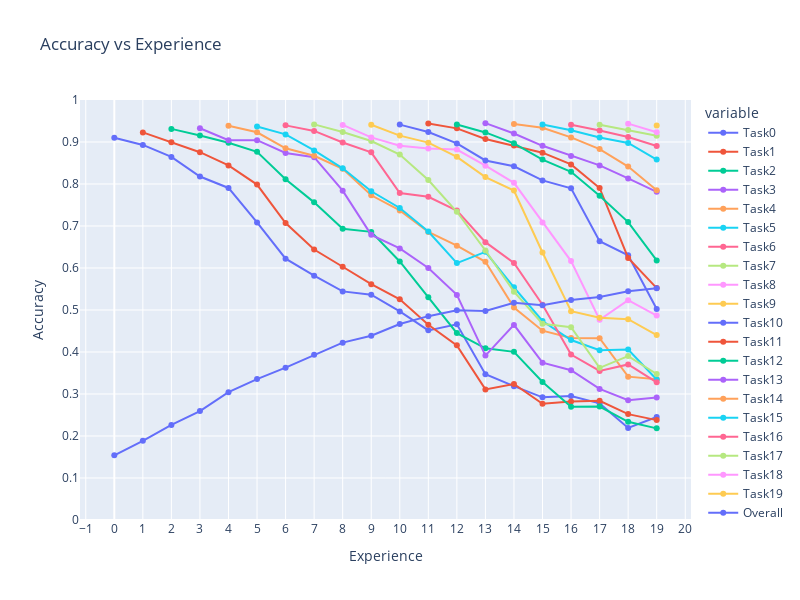

The notebook cell saved with this chart:
### Code cell
# replace with nan noisy metrics
for i in range(20):
    naive_20_classes["accuracies"][f"Task{i}"][:i] = [np.nan] * i

# plotly plot
fig = px.line(
    pd.DataFrame(naive_20_classes["accuracies"]),
    title="Accuracy vs Experience",
    labels=dict(index="Experience", value="Accuracy"),
    width=800,
    height=600,
    range_y=[0, 1],
    markers=True,
)
fig.update_layout(
    xaxis=dict(tickmode="linear", tick0=0, dtick=1),
    yaxis=dict(tickmode="linear", tick0=0, dtick=0.1),
)
fig.show()

### Figure 1 — Plotly figure (JSON) as saved in the notebook; plotly's stock layout.template omitted (floating-point values rounded to 4 significant figures)
{"data": [{"hovertemplate": "variable=Task0<br>Experience=%{x}<br>Accuracy=%{y}<extra></extra>", "legendgroup": "Task0", "line": {"color": "#636efa", "dash": "solid"}, "marker": {"symbol": "circle"}, "mode": "lines+markers", "name": "Task0", "orientation": "v", "showlegend": true, "type": "scatter", "x": [0, 1, 2, 3, 4, 5, 6, 7, 8, 9, 10, 11, 12, 13, 14, 15, 16, 17, 18, 19], "xaxis": "x", "y": [0.9101, 0.893, 0.8645, 0.8178, 0.7906, 0.7086, 0.6222, 0.5817, 0.5443, 0.5363, 0.4967, 0.4515, 0.4659, 0.347, 0.3186, 0.2921, 0.2953, 0.2777, 0.2192, 0.2453], "yaxis": "y"}, {"hovertemplate": "variable=Task1<br>Experience=%{x}<br>Accuracy=%{y}<extra></extra>", "legendgroup": "Task1", "line": {"color": "#EF553B", "dash": "solid"}, "marker": {"symbol": "circle"}, "mode": "lines+markers", "name": "Task1", "orientation": "v", "showlegend": true, "type": "scatter", "x": [0, 1, 2, 3, 4, 5, 6, 7, 8, 9, 10, 11, 12, 13, 14, 15, 16, 17, 18, 19], "xaxis": "x", "y": [null, 0.9228, 0.8993, 0.8757, 0.8443, 0.7986, 0.7071, 0.6439, 0.603, 0.5615, 0.5253, 0.4649, 0.4158, 0.311, 0.3237, 0.2768, 0.2819, 0.2837, 0.2521, 0.2378], "yaxis": "y"}, {"hovertemplate": "variable=Task2<br>Experience=%{x}<br>Accuracy=%{y}<extra></extra>", "legendgroup": "Task2", "line": {"color": "#00cc96", "dash": "solid"}, "marker": {"symbol": "circle"}, "mode": "lines+markers", "name": "Task2", "orientation": "v", "showlegend": true, "type": "scatter", "x": [0, 1, 2, 3, 4, 5, 6, 7, 8, 9, 10, 11, 12, 13, 14, 15, 16, 17, 18, 19], "xaxis": "x", "y": [null, null, 0.9312, 0.9157, 0.8983, 0.8765, 0.8111, 0.7563, 0.6933, 0.686, 0.6156, 0.5304, 0.445, 0.4089, 0.4004, 0.3287, 0.2695, 0.2702, 0.2338, 0.2182], "yaxis": "y"}, {"hovertemplate": "variable=Task3<br>Experience=%{x}<br>Accuracy=%{y}<extra></extra>", "legendgroup": "Task3", "line": {"color": "#ab63fa", "dash": "solid"}, "marker": {"symbol": "circle"}, "mode": "lines+markers", "name": "Task3", "orientation": "v", "showlegend": true, "type": "scatter", "x": [0, 1, 2, 3, 4, 5, 6, 7, 8, 9, 10, 11, 12, 13, 14, 15, 16, 17, 18, 19], "xaxis": "x", "y": [null, null, null, 0.9328, 0.9041, 0.9043, 0.8739, 0.8639, 0.7842, 0.6789, 0.6467, 0.6001, 0.536, 0.3915, 0.4645, 0.3746, 0.3565, 0.312, 0.2854, 0.2918], "yaxis": "y"}, {"hovertemplate": "variable=Task4<br>Experience=%{x}<br>Accuracy=%{y}<extra></extra>", "legendgroup": "Task4", "line": {"color": "#FFA15A", "dash": "solid"}, "marker": {"symbol": "circle"}, "mode": "lines+markers", "name": "Task4", "orientation": "v", "showlegend": true, "type": "scatter", "x": [0, 1, 2, 3, 4, 5, 6, 7, 8, 9, 10, 11, 12, 13, 14, 15, 16, 17, 18, 19], "xaxis": "x", "y": [null, null, null, null, 0.9388, 0.9231, 0.8849, 0.8671, 0.8363, 0.7731, 0.7371, 0.6859, 0.6531, 0.6148, 0.506, 0.4507, 0.4332, 0.433, 0.3413, 0.3349], "yaxis": "y"}, {"hovertemplate": "variable=Task5<br>Experience=%{x}<br>Accuracy=%{y}<extra></extra>", "legendgroup": "Task5", "line": {"color": "#19d3f3", "dash": "solid"}, "marker": {"symbol": "circle"}, "mode": "lines+markers", "name": "Task5", "orientation": "v", "showlegend": true, "type": "scatter", "x": [0, 1, 2, 3, 4, 5, 6, 7, 8, 9, 10, 11, 12, 13, 14, 15, 16, 17, 18, 19], "xaxis": "x", "y": [null, null, null, null, null, 0.9371, 0.9181, 0.88, 0.8374, 0.7827, 0.7429, 0.6867, 0.6117, 0.6385, 0.554, 0.4738, 0.4285, 0.4044, 0.4058, 0.3345], "yaxis": "y"}, {"hovertemplate": "variable=Task6<br>Experience=%{x}<br>Accuracy=%{y}<extra></extra>", "legendgroup": "Task6", "line": {"color": "#FF6692", "dash": "solid"}, "marker": {"symbol": "circle"}, "mode": "lines+markers", "name": "Task6", "orientation": "v", "showlegend": true, "type": "scatter", "x": [0, 1, 2, 3, 4, 5, 6, 7, 8, 9, 10, 11, 12, 13, 14, 15, 16, 17, 18, 19], "xaxis": "x", "y": [null, null, null, null, null, null, 0.9396, 0.9264, 0.8987, 0.8753, 0.7783, 0.7696, 0.7368, 0.6616, 0.6118, 0.5124, 0.3939, 0.355, 0.3704, 0.3279], "yaxis": "y"}, {"hovertemplate": "variable=Task7<br>Experience=%{x}<br>Accuracy=%{y}<extra></extra>", "legendgroup": "Task7", "line": {"color": "#B6E880", "dash": "solid"}, "marker": {"symbol": "circle"}, "mode": "lines+markers", "name": "Task7", "orientation": "v", "showlegend": true, "type": "scatter", "x": [0, 1, 2, 3, 4, 5, 6, 7, 8, 9, 10, 11, 12, 13, 14, 15, 16, 17, 18, 19], "xaxis": "x", "y": [null, null, null, null, null, null, null, 0.9419, 0.9237, 0.9024, 0.8701, 0.8095, 0.7339, 0.6416, 0.5436, 0.4673, 0.4589, 0.3623, 0.3902, 0.3476], "yaxis": "y"}, {"hovertemplate": "variable=Task8<br>Experience=%{x}<br>Accuracy=%{y}<extra></extra>", "legendgroup": "Task8", "line": {"color": "#FF97FF", "dash": "solid"}, "marker": {"symbol": "circle"}, "mode": "lines+markers", "name": "Task8", "orientation": "v", "showlegend": true, "type": "scatter", "x": [0, 1, 2, 3, 4, 5, 6, 7, 8, 9, 10, 11, 12, 13, 14, 15, 16, 17, 18, 19], "xaxis": "x", "y": [null, null, null, null, null, null, null, null, 0.9407, 0.911, 0.8913, 0.8843, 0.8821, 0.8435, 0.8027, 0.7083, 0.6165, 0.4767, 0.5235, 0.4867], "yaxis": "y"}, {"hovertemplate": "variable=Task9<br>Experience=%{x}<br>Accuracy=%{y}<extra></extra>", "legendgroup": "Task9", "line": {"color": "#FECB52", "dash": "solid"}, "marker": {"symbol": "circle"}, "mode": "lines+markers", "name": "Task9", "orientation": "v", "showlegend": true, "type": "scatter", "x": [0, 1, 2, 3, 4, 5, 6, 7, 8, 9, 10, 11, 12, 13, 14, 15, 16, 17, 18, 19], "xaxis": "x", "y": [null, null, null, null, null, null, null, null, null, 0.941, 0.9152, 0.8985, 0.8647, 0.8166, 0.7845, 0.6368, 0.4971, 0.4816, 0.478, 0.4403], "yaxis": "y"}, {"hovertemplate": "variable=Task10<br>Experience=%{x}<br>Accuracy=%{y}<extra></extra>", "legendgroup": "Task10", "line": {"color": "#636efa", "dash": "solid"}, "marker": {"symbol": "circle"}, "mode": "lines+markers", "name": "Task10", "orientation": "v", "showlegend": true, "type": "scatter", "x": [0, 1, 2, 3, 4, 5, 6, 7, 8, 9, 10, 11, 12, 13, 14, 15, 16, 17, 18, 19], "xaxis": "x", "y": [null, null, null, null, null, null, null, null, null, null, 0.9414, 0.9237, 0.8966, 0.856, 0.8423, 0.8086, 0.7896, 0.6638, 0.6302, 0.5023], "yaxis": "y"}, {"hovertemplate": "variable=Task11<br>Experience=%{x}<br>Accuracy=%{y}<extra></extra>", "legendgroup": "Task11", "line": {"color": "#EF553B", "dash": "solid"}, "marker": {"symbol": "circle"}, "mode": "lines+markers", "name": "Task11", "orientation": "v", "showlegend": true, "type": "scatter", "x": [0, 1, 2, 3, 4, 5, 6, 7, 8, 9, 10, 11, 12, 13, 14, 15, 16, 17, 18, 19], "xaxis": "x", "y": [null, null, null, null, null, null, null, null, null, null, null, 0.9439, 0.9325, 0.9072, 0.8917, 0.8746, 0.8467, 0.7905, 0.624, 0.5522], "yaxis": "y"}, {"hovertemplate": "variable=Task12<br>Experience=%{x}<br>Accuracy=%{y}<extra></extra>", "legendgroup": "Task12", "line": {"color": "#00cc96", "dash": "solid"}, "marker": {"symbol": "circle"}, "mode": "lines+markers", "name": "Task12", "orientation": "v", "showlegend": true, "type": "scatter", "x": [0, 1, 2, 3, 4, 5, 6, 7, 8, 9, 10, 11, 12, 13, 14, 15, 16, 17, 18, 19], "xaxis": "x", "y": [null, null, null, null, null, null, null, null, null, null, null, null, 0.9415, 0.9228, 0.8969, 0.8581, 0.829, 0.7721, 0.7093, 0.6181], "yaxis": "y"}, {"hovertemplate": "variable=Task13<br>Experience=%{x}<br>Accuracy=%{y}<extra></extra>", "legendgroup": "Task13", "line": {"color": "#ab63fa", "dash": "solid"}, "marker": {"symbol": "circle"}, "mode": "lines+markers", "name": "Task13", "orientation": "v", "showlegend": true, "type": "scatter", "x": [0, 1, 2, 3, 4, 5, 6, 7, 8, 9, 10, 11, 12, 13, 14, 15, 16, 17, 18, 19], "xaxis": "x", "y": [null, null, null, null, null, null, null, null, null, null, null, null, null, 0.9448, 0.9203, 0.8909, 0.8668, 0.8443, 0.8132, 0.7813], "yaxis": "y"}, {"hovertemplate": "variable=Task14<br>Experience=%{x}<br>Accuracy=%{y}<extra></extra>", "legendgroup": "Task14", "line": {"color": "#FFA15A", "dash": "solid"}, "marker": {"symbol": "circle"}, "mode": "lines+markers", "name": "Task14", "orientation": "v", "showlegend": true, "type": "scatter", "x": [0, 1, 2, 3, 4, 5, 6, 7, 8, 9, 10, 11, 12, 13, 14, 15, 16, 17, 18, 19], "xaxis": "x", "y": [null, null, null, null, null, null, null, null, null, null, null, null, null, null, 0.943, 0.934, 0.9109, 0.8832, 0.8416, 0.7852], "yaxis": "y"}, {"hovertemplate": "variable=Task15<br>Experience=%{x}<br>Accuracy=%{y}<extra></extra>", "legendgroup": "Task15", "line": {"color": "#19d3f3", "dash": "solid"}, "marker": {"symbol": "circle"}, "mode": "lines+markers", "name": "Task15", "orientation": "v", "showlegend": true, "type": "scatter", "x": [0, 1, 2, 3, 4, 5, 6, 7, 8, 9, 10, 11, 12, 13, 14, 15, 16, 17, 18, 19], "xaxis": "x", "y": [null, null, null, null, null, null, null, null, null, null, null, null, null, null, null, 0.9417, 0.9282, 0.9106, 0.8977, 0.8583], "yaxis": "y"}, {"hovertemplate": "variable=Task16<br>Experience=%{x}<br>Accuracy=%{y}<extra></extra>", "legendgroup": "Task16", "line": {"color": "#FF6692", "dash": "solid"}, "marker": {"symbol": "circle"}, "mode": "lines+markers", "name": "Task16", "orientation": "v", "showlegend": true, "type": "scatter", "x": [0, 1, 2, 3, 4, 5, 6, 7, 8, 9, 10, 11, 12, 13, 14, 15, 16, 17, 18, 19], "xaxis": "x", "y": [null, null, null, null, null, null, null, null, null, null, null, null, null, null, null, null, 0.9412, 0.9274, 0.9117, 0.8903], "yaxis": "y"}, {"hovertemplate": "variable=Task17<br>Experience=%{x}<br>Accuracy=%{y}<extra></extra>", "legendgroup": "Task17", "line": {"color": "#B6E880", "dash": "solid"}, "marker": {"symbol": "circle"}, "mode": "lines+markers", "name": "Task17", "orientation": "v", "showlegend": true, "type": "scatter", "x": [0, 1, 2, 3, 4, 5, 6, 7, 8, 9, 10, 11, 12, 13, 14, 15, 16, 17, 18, 19], "xaxis": "x", "y": [null, null, null, null, null, null, null, null, null, null, null, null, null, null, null, null, null, 0.9412, 0.9283, 0.9149], "yaxis": "y"}, {"hovertemplate": "variable=Task18<br>Experience=%{x}<br>Accuracy=%{y}<extra></extra>", "legendgroup": "Task18", "line": {"color": "#FF97FF", "dash": "solid"}, "marker": {"symbol": "circle"}, "mode": "lines+markers", "name": "Task18", "orientation": "v", "showlegend": true, "type": "scatter", "x": [0, 1, 2, 3, 4, 5, 6, 7, 8, 9, 10, 11, 12, 13, 14, 15, 16, 17, 18, 19], "xaxis": "x", "y": [null, null, null, null, null, null, null, null, null, null, null, null, null, null, null, null, null, null, 0.9437, 0.9234], "yaxis": "y"}, {"hovertemplate": "variable=Task19<br>Experience=%{x}<br>Accuracy=%{y}<extra></extra>", "legendgroup": "Task19", "line": {"color": "#FECB52", "dash": "solid"}, "marker": {"symbol": "circle"}, "mode": "lines+markers", "name": "Task19", "orientation": "v", "showlegend": true, "type": "scatter", "x": [0, 1, 2, 3, 4, 5, 6, 7, 8, 9, 10, 11, 12, 13, 14, 15, 16, 17, 18, 19], "xaxis": "x", "y": [null, null, null, null, null, null, null, null, null, null, null, null, null, null, null, null, null, null, null, 0.9392], "yaxis": "y"}, {"hovertemplate": "variable=Overall<br>Experience=%{x}<br>Accuracy=%{y}<extra></extra>", "legendgroup": "Overall", "line": {"color": "#636efa", "dash": "solid"}, "marker": {"symbol": "circle"}, "mode": "lines+markers", "name": "Overall", "orientation": "v", "showlegend": true, "type": "scatter", "x": [0, 1, 2, 3, 4, 5, 6, 7, 8, 9, 10, 11, 12, 13, 14, 15, 16, 17, 18, 19], "xaxis": "x", "y": [0.1541, 0.1885, 0.2264, 0.2594, 0.3043, 0.3356, 0.3626, 0.3932, 0.4223, 0.4388, 0.4667, 0.4854, 0.4995, 0.4975, 0.5172, 0.5115, 0.5236, 0.5307, 0.5448, 0.5515], "yaxis": "y"}], "layout": {"height": 600, "legend": {"title": {"text": "variable"}, "tracegroupgap": 0}, "title": {"text": "Accuracy vs Experience"}, "width": 800, "xaxis": {"anchor": "y", "domain": [0, 1], "dtick": 1, "tick0": 0, "tickmode": "linear", "title": {"text": "Experience"}}, "yaxis": {"anchor": "x", "domain": [0, 1], "dtick": 0.1, "range": [0, 1], "tick0": 0, "tickmode": "linear", "title": {"text": "Accuracy"}}}}
